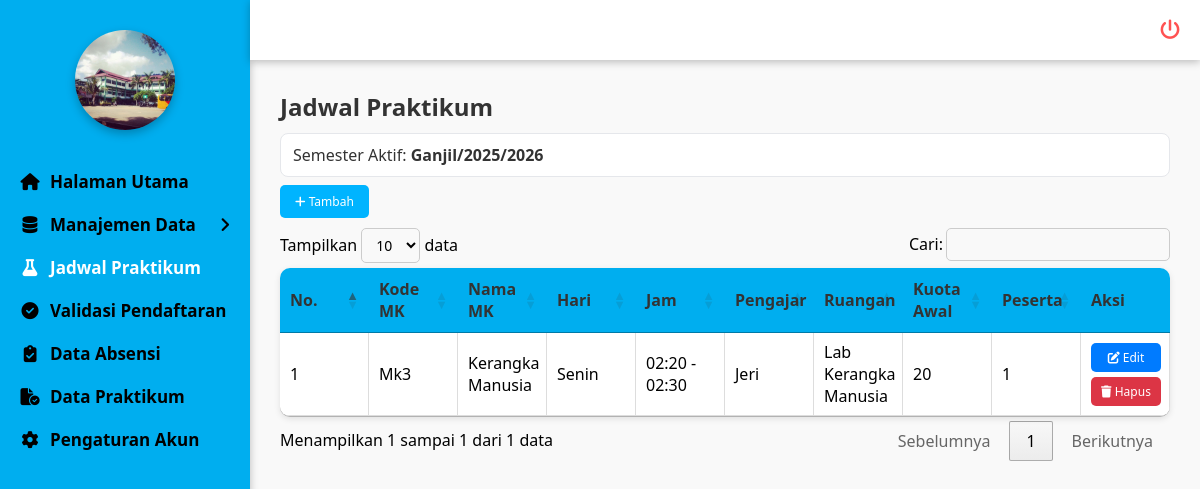
/admin/jadwal/jadwal.php (signed in), run on the app's committed database.
### tables this page shows
CREATE TABLE `semester` (
  `id` int NOT NULL,
  `nama_semester` varchar(50) NOT NULL,
  `tahun_ajaran` varchar(20) NOT NULL,
  `status` enum('Aktif','Tidak Aktif') NOT NULL DEFAULT 'Aktif'
);

CREATE TABLE `jadwal_praktikum` (
  `id` int NOT NULL,
  `id_mk` int NOT NULL,
  `id_dosen` int NOT NULL,
  `id_ruangan` int NOT NULL,
  `id_semester` int NOT NULL,
  `hari` enum('Senin','Selasa','Rabu','Kamis','Jumat','Sabtu','Minggu') NOT NULL,
  `jam_mulai` time NOT NULL,
  `jam_selesai` time NOT NULL,
  `kuota` int NOT NULL,
  `kuota_awal` int DEFAULT NULL,
  `peserta` int NOT NULL DEFAULT '0'
);

CREATE TABLE `matakuliah_praktikum` (
  `id` int NOT NULL,
  `kode_mk` varchar(20) NOT NULL,
  `nama_mk` varchar(100) NOT NULL,
  `sks` int NOT NULL,
  `semester` varchar(10) NOT NULL,
  `id_semester` int DEFAULT NULL,
  `modul` varchar(255) DEFAULT NULL
);

CREATE TABLE `dosen` (
  `id` int NOT NULL,
  `nidn` varchar(20) NOT NULL,
  `nama` varchar(100) NOT NULL,
  `prodi` enum('Farmasi','Analis Kesehatan') NOT NULL,
  `jenis_kelamin` enum('Laki-laki','Perempuan') NOT NULL,
  `alamat` varchar(255) DEFAULT NULL,
  `no_hp` varchar(20) DEFAULT NULL,
  `user_id` int DEFAULT NULL
);

CREATE TABLE `ruangan` (
  `id` int NOT NULL,
  `kode_ruangan` varchar(20) NOT NULL,
  `nama_ruangan` varchar(100) NOT NULL,
  `kapasitas` int NOT NULL,
  `lokasi` varchar(100) NOT NULL
);

### admin/jadwal/jadwal.php (the view, shortened to what this page needs)
<?php
include '../../koneksi/koneksi.php';
include '../../koneksi/sidebar.php';
function e($v){ return htmlspecialchars((string)($v ?? ''), ENT_QUOTES, 'UTF-8'); }
$rsSem = mysqli_query($conn, "SELECT id, nama_semester, tahun_ajaran FROM semester WHERE status='Aktif' LIMIT 1");
$semAktif = mysqli_fetch_assoc($rsSem);
$id_semester_aktif = $semAktif['id'] ?? null;
?>
<!doctype html>
<html>
<head>
  <link rel="stylesheet" href="https://cdn.datatables.net/1.13.6/css/jquery.dataTables.min.css">
  <link rel="stylesheet" href="https://cdnjs.cloudflare.com/ajax/libs/font-awesome/6.5.0/css/all.min.css">
</head>
<body>
<div class="konten-utama">
  <h2>Jadwal Praktikum</h2>
  <?php if($id_semester_aktif): ?>
    <div class="info-sem info-aktif">
      Semester Aktif: <b><?= e($semAktif['nama_semester']) ?></b><b>/</b><b><?= e($semAktif['tahun_ajaran']) ?></b>
    </div>
  <?php else: ?>
    <div class="info-sem info-none">
      Belum ada <b>Semester</b> berstatus <b>Aktif</b>. Silakan aktifkan/ tambahkan semester terlebih dahulu pada menu Semester.
    </div>
  <?php endif; ?>
  <button class="tombol tombol-tambah" onclick="tambahJadwal()" <?= $id_semester_aktif ? '' : 'disabled' ?>>
    <i class="fa-solid fa-plus"></i> Tambah
  </button>
  <table id="tabel-jadwal" class="tabel-jadwal">
    <thead>
      <tr>
        <th>No.</th>
        <th>Kode MK</th>
        <th>Nama MK</th>
        <th>Hari</th>
        <th>Jam</th>
        <th>Pengajar</th>
        <th>Ruangan</th>
        <th>Kuota Awal</th>
        <th>Peserta</th>
        <th>Aksi</th>
      </tr>
    </thead>
    <tbody>
<?php
$no = 1;
if ($id_semester_aktif) {
    $query = mysqli_query($conn, "
        SELECT jp.*, mk.kode_mk, mk.nama_mk, d.nama as pengajar, r.nama_ruangan,
               (SELECT COUNT(*) FROM pilihan_jadwal pj WHERE pj.id_jadwal = jp.id) as peserta
        FROM jadwal_praktikum jp
        LEFT JOIN matakuliah_praktikum mk ON jp.id_mk = mk.id
        LEFT JOIN dosen d ON jp.id_dosen = d.id
        LEFT JOIN ruangan r ON jp.id_ruangan = r.id
        WHERE jp.id_semester = {$id_semester_aktif}
        ORDER BY jp.hari, jp.jam_mulai ASC, jp.id ASC
    ");
} else {
    $query = mysqli_query($conn, "SELECT 1 WHERE 1=0");
}
while($row = mysqli_fetch_assoc($query)) {
    $mulai   = isset($row['jam_mulai'])   ? date('H:i', strtotime($row['jam_mulai']))   : '00:00';
    $selesai = isset($row['jam_selesai']) ? date('H:i', strtotime($row['jam_selesai'])) : '00:00';
?>
<tr>
    <td data-label="No"><?= $no++; ?></td>
    <td data-label="Kode MK"><?= e($row['kode_mk'] ?? '') ?></td>
    <td data-label="Nama MK"><?= e($row['nama_mk'] ?? '') ?></td>
    <td data-label="Hari"><?= e($row['hari'] ?? '') ?></td>
    <td data-label="Jam"><?= $mulai . ' - ' . $selesai; ?></td>
    <td data-label="Pengajar"><?= e($row['pengajar'] ?? '') ?></td>
    <td data-label="Ruangan"><?= e($row['nama_ruangan'] ?? '') ?></td>
    <td data-label="Kuota Awal"><?= (int)($row['kuota_awal'] ?? 0); ?></td>
    <td data-label="Peserta"><?= (int)($row['peserta'] ?? 0); ?></td>
    <td data-label="Aksi">
        <button class="tombol tombol-edit" onclick="editJadwal(<?= (int)$row['id']; ?>)">
            <i class="fa-solid fa-pen-to-square"></i> Edit
        </button>
        <button class="tombol tombol-hapus" onclick="hapusJadwal(<?= (int)$row['id']; ?>)">
            <i class="fa-solid fa-trash"></i> Hapus
        </button>
    </td>
</tr>
<?php } ?>
</tbody>
  </table>
</div>
</body>
</html>

### koneksi/sidebar.php (style rules this page uses)
* { margin: 0; padding: 0; box-sizing: border-box; font-family: 'Segoe UI', Tahoma, Geneva, Verdana, sans-serif; }
body { display: flex; min-height: 100vh; background: #f3f3f3; overflow-x: hidden; }

### admin/jadwal/jadwal.php (style rules this page uses)
.konten-utama { margin-left:250px; margin-top:60px; padding:30px; min-height:calc(100vh - 60px); background:#f9f9f9; font-family:Arial,sans-serif; }
.konten-utama h2 { margin-bottom:10px; color:#333; }
.info-sem { padding:10px 12px; border-radius:8px; margin:8px 0; background:#fff; border:1px solid #e5e7eb; }
.info-aktif { color: #333 }
.tombol { border:none; border-radius:5px; cursor:pointer; color:white; font-size:12px; transition:0.3s; }
.tombol-edit { background:#007bff; width:70px; margin-bottom:5px; padding:6px 10px; }
.tombol-hapus { background:#dc3545; width:70px; padding:6px 10px; }
.tombol-tambah { background:#00b4ff; margin-bottom:10px; padding:8px 15px; }
.tabel-jadwal { width:100%; border-collapse:collapse; background:white; border-radius:10px; overflow:hidden; box-shadow:0 2px 6px rgba(0,0,0,0.1); table-layout:fixed; }
.tabel-jadwal th { background:#00AEEF; color:#333; text-align:left; padding:12px 15px; }
.tabel-jadwal td { padding:12px 15px; border-bottom:1px solid #ddd; border-right:1px solid #ddd; }

### data on the page
semester: nama_semester "Ganjil", tahun_ajaran "2025/2026"
jadwal_praktikum: id_mk.kode_mk "Mk3", id_mk.nama_mk "Kerangka Manusia", hari "Senin", jam_mulai "02:20", jam_selesai "02:30", id_dosen.nama "Jeri", id_ruangan.nama_ruangan "Lab Kerangka Manusia", kuota_awal "20", peserta "1"
